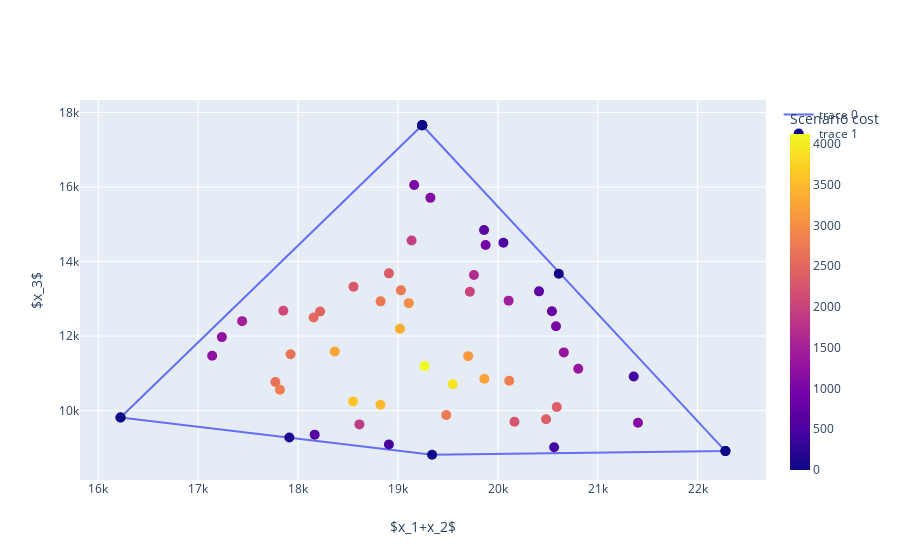

The notebook cell saved with this chart:
### Code cell
fig = go.Figure()

fig.add_trace(go.Scatter(x=hull_sum.points[np.append(hull_sum.vertices,hull_sum.vertices[0])][:,1],
                          y=hull_sum.points[np.append(hull_sum.vertices,hull_sum.vertices[0])][:,0],
                          #z=data_detail_sum[:,2],
                          mode='lines'))

fig.add_trace(go.Scatter(x=sample_points[:,1],
                          y=sample_points[:,0],
                          #z=[inital_solution[2]+500],
                          mode='markers',
                            marker=dict(color=weights,size=10,colorbar={'thickness':20,'title':'Scenario cost'})))
fig.update_yaxes(title_text='$x_3$')
fig.update_xaxes(title_text='$x_1+x_2$')
